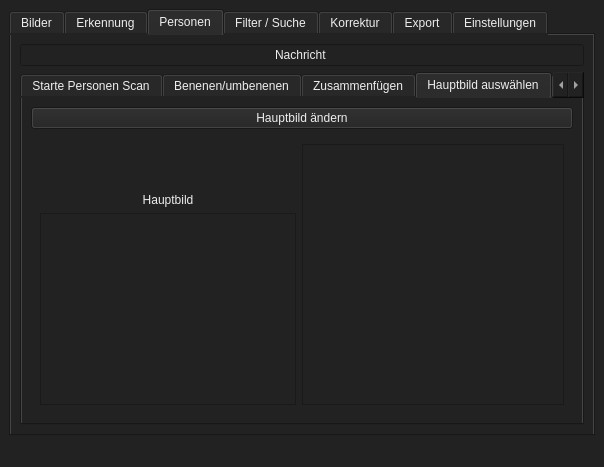
<?xml version="1.0" encoding="UTF-8"?>
<ui version="4.0">
 <class>MainWindow</class>
 <widget class="QMainWindow" name="MainWindow">
  <property name="geometry">
   <rect>
    <x>0</x>
    <y>0</y>
    <width>604</width>
    <height>467</height>
   </rect>
  </property>
  <property name="sizePolicy">
   <sizepolicy hsizetype="Expanding" vsizetype="Expanding">
    <horstretch>0</horstretch>
    <verstretch>0</verstretch>
   </sizepolicy>
  </property>
  <property name="windowTitle">
   <string>Face Sort App</string>
  </property>
  <property name="styleSheet">
   <string notr="true">background-color: #222; color: #EEE;</string>
  </property>
  <widget class="QWidget" name="centralwidget">
   <property name="sizePolicy">
    <sizepolicy hsizetype="Expanding" vsizetype="Expanding">
     <horstretch>0</horstretch>
     <verstretch>0</verstretch>
    </sizepolicy>
   </property>
   <layout class="QVBoxLayout" name="verticalLayout_13">
    <item>
     <widget class="QTabWidget" name="tabWidget">
      <property name="sizePolicy">
       <sizepolicy hsizetype="Expanding" vsizetype="Expanding">
        <horstretch>1</horstretch>
        <verstretch>1</verstretch>
       </sizepolicy>
      </property>
      <property name="currentIndex">
       <number>2</number>
      </property>
      <widget class="QWidget" name="tab_images">
       <attribute name="title">
        <string>Bilder</string>
       </attribute>
       <layout class="QFormLayout" name="formLayout_3">
        <item row="0" column="1">
         <layout class="QHBoxLayout" name="horizontalLayout_3">
          <item>
           <widget class="QLabel" name="selected_folder">
            <property name="text">
             <string>Ausgewälter Ordner</string>
            </property>
           </widget>
          </item>
          <item>
           <widget class="QLineEdit" name="selected_folder_path">
            <property name="readOnly">
             <bool>true</bool>
            </property>
           </widget>
          </item>
         </layout>
        </item>
        <item row="1" column="1">
         <widget class="QPushButton" name="btn_load_folder">
          <property name="text">
           <string>Ordner laden</string>
          </property>
         </widget>
        </item>
        <item row="2" column="1">
         <widget class="QProgressBar" name="ordner_loading_names_to_progressbar">
          <property name="value">
           <number>0</number>
          </property>
         </widget>
        </item>
        <item row="5" column="0">
         <layout class="QVBoxLayout" name="verticalLayout"/>
        </item>
        <item row="5" column="1">
         <widget class="QProgressBar" name="ordner_loading_pictures_progressbar">
          <property name="enabled">
           <bool>true</bool>
          </property>
          <property name="value">
           <number>0</number>
          </property>
         </widget>
        </item>
        <item row="6" column="1">
         <widget class="QListWidget" name="ordner_list_bilder">
          <property name="sizePolicy">
           <sizepolicy hsizetype="Expanding" vsizetype="Expanding">
            <horstretch>0</horstretch>
            <verstretch>2</verstretch>
           </sizepolicy>
          </property>
          <property name="iconSize">
           <size>
            <width>200</width>
            <height>200</height>
           </size>
          </property>
          <property name="resizeMode">
           <enum>QListView::ResizeMode::Adjust</enum>
          </property>
          <property name="viewMode">
           <enum>QListView::ViewMode::IconMode</enum>
          </property>
         </widget>
        </item>
        <item row="4" column="1">
         <widget class="QWidget" name="widget" native="true">
          <layout class="QHBoxLayout" name="horizontalLayout_2">
           <item>
            <widget class="QPushButton" name="bilder_anzeigen">
             <property name="sizePolicy">
              <sizepolicy hsizetype="Expanding" vsizetype="Fixed">
               <horstretch>0</horstretch>
               <verstretch>0</verstretch>
              </sizepolicy>
             </property>
             <property name="text">
              <string>100 Bilder anzeigen</string>
             </property>
            </widget>
           </item>
           <item>
            <widget class="QLineEdit" name="bilder_laden_meldung">
             <property name="sizePolicy">
              <sizepolicy hsizetype="MinimumExpanding" vsizetype="Fixed">
               <horstretch>0</horstretch>
               <verstretch>0</verstretch>
              </sizepolicy>
             </property>
             <property name="text">
              <string>Kein Ordner Geladen</string>
             </property>
             <property name="readOnly">
              <bool>true</bool>
             </property>
            </widget>
           </item>
          </layout>
         </widget>
        </item>
       </layout>
      </widget>
      <widget class="QWidget" name="tab_detection">
       <attribute name="title">
        <string>Erkennung</string>
       </attribute>
       <layout class="QVBoxLayout" name="verticalLayout_5">
        <item>
         <widget class="QPushButton" name="btn_start_scan">
          <property name="text">
           <string>Erkennung starten</string>
          </property>
         </widget>
        </item>
        <item>
         <widget class="QProgressBar" name="scan_progressBar"/>
        </item>
        <item>
         <layout class="QGridLayout" name="gridLayout">
          <property name="spacing">
           <number>2</number>
          </property>
          <item row="1" column="0">
           <widget class="QLabel" name="label">
            <property name="sizePolicy">
             <sizepolicy hsizetype="MinimumExpanding" vsizetype="MinimumExpanding">
              <horstretch>0</horstretch>
              <verstretch>0</verstretch>
             </sizepolicy>
            </property>
            <property name="text">
             <string>asa</string>
            </property>
            <property name="alignment">
             <set>Qt::AlignmentFlag::AlignHCenter|Qt::AlignmentFlag::AlignTop</set>
            </property>
           </widget>
          </item>
          <item row="0" column="0">
           <widget class="QLabel" name="scan_aktuelles_bild_label">
            <property name="text">
             <string>Aktuelles Bild</string>
            </property>
            <property name="alignment">
             <set>Qt::AlignmentFlag::AlignCenter</set>
            </property>
           </widget>
          </item>
          <item row="0" column="1">
           <widget class="QLabel" name="scan_gefundene_gesichter_vorschau_label">
            <property name="text">
             <string>Gefundene Gesichter vorschau</string>
            </property>
            <property name="alignment">
             <set>Qt::AlignmentFlag::AlignCenter</set>
            </property>
           </widget>
          </item>
          <item row="1" column="1">
           <widget class="QLabel" name="label_2">
            <property name="sizePolicy">
             <sizepolicy hsizetype="MinimumExpanding" vsizetype="MinimumExpanding">
              <horstretch>0</horstretch>
              <verstretch>0</verstretch>
             </sizepolicy>
            </property>
            <property name="text">
             <string>TextLabel</string>
            </property>
           </widget>
          </item>
         </layout>
        </item>
       </layout>
      </widget>
      <widget class="QWidget" name="tab_persons">
       <attribute name="title">
        <string>Personen</string>
       </attribute>
       <layout class="QVBoxLayout" name="verticalLayout_2">
        <item>
         <widget class="QLineEdit" name="personen_nachrichten">
          <property name="enabled">
           <bool>false</bool>
          </property>
          <property name="text">
           <string>Nachricht</string>
          </property>
          <property name="alignment">
           <set>Qt::AlignmentFlag::AlignCenter</set>
          </property>
          <property name="readOnly">
           <bool>true</bool>
          </property>
         </widget>
        </item>
        <item>
         <widget class="QTabWidget" name="personen_tabWidget">
          <property name="currentIndex">
           <number>3</number>
          </property>
          <widget class="QWidget" name="a_starte_personen_scan">
           <attribute name="title">
            <string>Starte Personen Scan</string>
           </attribute>
           <layout class="QVBoxLayout" name="verticalLayout_9">
            <item>
             <widget class="QWidget" name="widget_2" native="true">
              <property name="sizePolicy">
               <sizepolicy hsizetype="Expanding" vsizetype="Expanding">
                <horstretch>0</horstretch>
                <verstretch>0</verstretch>
               </sizepolicy>
              </property>
              <layout class="QVBoxLayout" name="verticalLayout_4">
               <item>
                <widget class="QProgressBar" name="gefundene_personen_scan_progressBar">
                 <property name="value">
                  <number>0</number>
                 </property>
                </widget>
               </item>
               <item>
                <widget class="QPushButton" name="starte_personen_scan">
                 <property name="text">
                  <string>Starte Personen scan</string>
                 </property>
                </widget>
               </item>
               <item>
                <widget class="QListWidget" name="starte_personen_scan_bild_liste"/>
               </item>
              </layout>
             </widget>
            </item>
           </layout>
          </widget>
          <widget class="QWidget" name="b_benenen">
           <attribute name="title">
            <string>Benenen/umbenenen</string>
           </attribute>
           <layout class="QVBoxLayout" name="verticalLayout_7">
            <item>
             <widget class="QWidget" name="benenen_eigabe_box" native="true">
              <property name="sizePolicy">
               <sizepolicy hsizetype="Expanding" vsizetype="Minimum">
                <horstretch>0</horstretch>
                <verstretch>0</verstretch>
               </sizepolicy>
              </property>
              <layout class="QVBoxLayout" name="verticalLayout_8">
               <item>
                <widget class="QLineEdit" name="benenen_personen_name"/>
               </item>
               <item>
                <widget class="QPushButton" name="benenen_personen_name_abschiekcen_button">
                 <property name="text">
                  <string>Name Speichern</string>
                 </property>
                </widget>
               </item>
              </layout>
             </widget>
            </item>
            <item>
             <widget class="QWidget" name="personen_anzeige_box" native="true">
              <property name="sizePolicy">
               <sizepolicy hsizetype="Expanding" vsizetype="Expanding">
                <horstretch>0</horstretch>
                <verstretch>0</verstretch>
               </sizepolicy>
              </property>
              <layout class="QHBoxLayout" name="horizontalLayout">
               <item>
                <widget class="QWidget" name="personen_benenen_namen_liste" native="true">
                 <property name="sizePolicy">
                  <sizepolicy hsizetype="Minimum" vsizetype="Preferred">
                   <horstretch>0</horstretch>
                   <verstretch>0</verstretch>
                  </sizepolicy>
                 </property>
                </widget>
               </item>
               <item>
                <widget class="QListWidget" name="personen_benenen_bilder_anzeige_box"/>
               </item>
              </layout>
             </widget>
            </item>
           </layout>
          </widget>
          <widget class="QWidget" name="c_zusammenfuegen">
           <attribute name="title">
            <string>Zusammenfügen</string>
           </attribute>
           <layout class="QVBoxLayout" name="verticalLayout_10">
            <item>
             <widget class="QPushButton" name="zusammenfuegen_button">
              <property name="text">
               <string>Personen Zusammenfügen</string>
              </property>
             </widget>
            </item>
            <item>
             <widget class="QWidget" name="widget_3" native="true">
              <layout class="QGridLayout" name="gridLayout_2">
               <item row="1" column="3">
                <widget class="QWidget" name="zusamnenfegen_person_zwei" native="true">
                 <property name="sizePolicy">
                  <sizepolicy hsizetype="Expanding" vsizetype="Minimum">
                   <horstretch>1</horstretch>
                   <verstretch>1</verstretch>
                  </sizepolicy>
                 </property>
                </widget>
               </item>
               <item row="4" column="3">
                <widget class="QListWidget" name="zusamnenfegen_person_zwei_bilder">
                 <property name="sizePolicy">
                  <sizepolicy hsizetype="Expanding" vsizetype="Expanding">
                   <horstretch>1</horstretch>
                   <verstretch>1</verstretch>
                  </sizepolicy>
                 </property>
                </widget>
               </item>
               <item row="1" column="1">
                <widget class="QWidget" name="zusamnenfegen_person_eins" native="true">
                 <property name="sizePolicy">
                  <sizepolicy hsizetype="Expanding" vsizetype="Expanding">
                   <horstretch>1</horstretch>
                   <verstretch>1</verstretch>
                  </sizepolicy>
                 </property>
                </widget>
               </item>
               <item row="4" column="1">
                <widget class="QListWidget" name="zusamnenfegen_person_eins_bilder">
                 <property name="sizePolicy">
                  <sizepolicy hsizetype="Expanding" vsizetype="Expanding">
                   <horstretch>1</horstretch>
                   <verstretch>1</verstretch>
                  </sizepolicy>
                 </property>
                 <property name="itemAlignment">
                  <set>Qt::AlignmentFlag::AlignCenter</set>
                 </property>
                </widget>
               </item>
               <item row="3" column="1">
                <widget class="QLabel" name="label_3">
                 <property name="layoutDirection">
                  <enum>Qt::LayoutDirection::LeftToRight</enum>
                 </property>
                 <property name="text">
                  <string>Hauptbild</string>
                 </property>
                 <property name="alignment">
                  <set>Qt::AlignmentFlag::AlignCenter</set>
                 </property>
                </widget>
               </item>
              </layout>
             </widget>
            </item>
           </layout>
          </widget>
          <widget class="QWidget" name="d_hauptbild_auswhlen">
           <attribute name="title">
            <string>Hauptbild auswählen</string>
           </attribute>
           <layout class="QVBoxLayout" name="verticalLayout_12">
            <item>
             <layout class="QVBoxLayout" name="verticalLayout_11">
              <property name="sizeConstraint">
               <enum>QLayout::SizeConstraint::SetMaximumSize</enum>
              </property>
              <item>
               <widget class="QPushButton" name="hauptbild_setzen">
                <property name="text">
                 <string>Hauptbild ändern</string>
                </property>
                <property name="autoDefault">
                 <bool>false</bool>
                </property>
               </widget>
              </item>
              <item>
               <widget class="QWidget" name="widget_4" native="true">
                <layout class="QHBoxLayout" name="horizontalLayout_4">
                 <item>
                  <layout class="QVBoxLayout" name="verticalLayout_6">
                   <property name="sizeConstraint">
                    <enum>QLayout::SizeConstraint::SetMinimumSize</enum>
                   </property>
                   <item>
                    <widget class="QWidget" name="hauptbild_button" native="true">
                     <property name="sizePolicy">
                      <sizepolicy hsizetype="Minimum" vsizetype="Expanding">
                       <horstretch>0</horstretch>
                       <verstretch>0</verstretch>
                      </sizepolicy>
                     </property>
                    </widget>
                   </item>
                   <item>
                    <widget class="QLabel" name="label_4">
                     <property name="text">
                      <string>Hauptbild</string>
                     </property>
                     <property name="alignment">
                      <set>Qt::AlignmentFlag::AlignCenter</set>
                     </property>
                    </widget>
                   </item>
                   <item>
                    <widget class="QListWidget" name="hauptbild_hauptbild">
                     <property name="sizePolicy">
                      <sizepolicy hsizetype="Minimum" vsizetype="Minimum">
                       <horstretch>0</horstretch>
                       <verstretch>0</verstretch>
                      </sizepolicy>
                     </property>
                     <property name="layoutDirection">
                      <enum>Qt::LayoutDirection::LeftToRight</enum>
                     </property>
                     <property name="itemAlignment">
                      <set>Qt::AlignmentFlag::AlignCenter</set>
                     </property>
                    </widget>
                   </item>
                  </layout>
                 </item>
                 <item>
                  <widget class="QListWidget" name="hauptbild_alle_personen_bilder"/>
                 </item>
                </layout>
               </widget>
              </item>
             </layout>
            </item>
           </layout>
          </widget>
          <widget class="QWidget" name="e_person_loeschen">
           <attribute name="title">
            <string>Person löschen</string>
           </attribute>
          </widget>
         </widget>
        </item>
       </layout>
      </widget>
      <widget class="QWidget" name="tab_filter">
       <attribute name="title">
        <string>Filter / Suche</string>
       </attribute>
       <layout class="QVBoxLayout" name="layout_tab4">
        <item>
         <widget class="QLabel" name="label_filter_select">
          <property name="text">
           <string>Person(en) auswählen:</string>
          </property>
         </widget>
        </item>
        <item>
         <widget class="QListWidget" name="list_search_persons">
          <property name="selectionMode">
           <enum>QAbstractItemView::SelectionMode::MultiSelection</enum>
          </property>
         </widget>
        </item>
        <item>
         <widget class="QLabel" name="label_person_count">
          <property name="text">
           <string>Anzahl Personen im Bild:</string>
          </property>
         </widget>
        </item>
        <item>
         <widget class="QSpinBox" name="spin_person_count_filter">
          <property name="minimum">
           <number>1</number>
          </property>
          <property name="maximum">
           <number>10</number>
          </property>
         </widget>
        </item>
        <item>
         <layout class="QHBoxLayout" name="layout_exclusive">
          <item>
           <widget class="QLabel" name="label_exclusive">
            <property name="text">
             <string>Option:</string>
            </property>
           </widget>
          </item>
         </layout>
        </item>
        <item>
         <widget class="QRadioButton" name="radio_only_selected">
          <property name="text">
           <string>Nur ausgewählte</string>
          </property>
         </widget>
        </item>
        <item>
         <widget class="QRadioButton" name="radio_with_others">
          <property name="text">
           <string>Mit anderen</string>
          </property>
         </widget>
        </item>
        <item>
         <widget class="QPushButton" name="btn_apply_search">
          <property name="text">
           <string>Suche ausführen</string>
          </property>
         </widget>
        </item>
        <item>
         <widget class="QListWidget" name="list_search_results"/>
        </item>
       </layout>
      </widget>
      <widget class="QWidget" name="tab_correction">
       <property name="sizePolicy">
        <sizepolicy hsizetype="Expanding" vsizetype="Expanding">
         <horstretch>0</horstretch>
         <verstretch>0</verstretch>
        </sizepolicy>
       </property>
       <attribute name="title">
        <string>Korrektur</string>
       </attribute>
       <layout class="QVBoxLayout" name="verticalLayout_3">
        <item>
         <layout class="QVBoxLayout" name="layout_correction_right">
          <item>
           <widget class="QLabel" name="label_preview">
            <property name="text">
             <string>Bildvorschau</string>
            </property>
           </widget>
          </item>
          <item>
           <widget class="QLabel" name="label_image_preview">
            <property name="frameShape">
             <enum>QFrame::Shape::Box</enum>
            </property>
           </widget>
          </item>
          <item>
           <layout class="QHBoxLayout" name="layout_correction_actions">
            <item>
             <widget class="QLabel" name="label_assign">
              <property name="text">
               <string>Zuweisen an:</string>
              </property>
             </widget>
            </item>
            <item>
             <widget class="QComboBox" name="combo_assign_person">
              <item>
               <property name="text">
                <string>-- auswählen --</string>
               </property>
              </item>
             </widget>
            </item>
            <item>
             <widget class="QPushButton" name="btn_assign">
              <property name="text">
               <string>Zuweisen</string>
              </property>
             </widget>
            </item>
            <item>
             <widget class="QPushButton" name="btn_ignore">
              <property name="text">
               <string>Ignorieren</string>
              </property>
             </widget>
            </item>
           </layout>
          </item>
         </layout>
        </item>
        <item>
         <widget class="QListWidget" name="list_errors"/>
        </item>
       </layout>
      </widget>
      <widget class="QWidget" name="tab_export">
       <attribute name="title">
        <string>Export</string>
       </attribute>
       <layout class="QVBoxLayout" name="layout_tab6">
        <item>
         <widget class="QRadioButton" name="radio_export_person">
          <property name="text">
           <string>Nach Person exportieren</string>
          </property>
         </widget>
        </item>
        <item>
         <widget class="QListWidget" name="list_export_persons">
          <property name="selectionMode">
           <enum>QAbstractItemView::SelectionMode::MultiSelection</enum>
          </property>
         </widget>
        </item>
        <item>
         <widget class="QRadioButton" name="radio_export_filter">
          <property name="text">
           <string>Nach Filter exportieren</string>
          </property>
         </widget>
        </item>
        <item>
         <widget class="QPushButton" name="btn_select_filter">
          <property name="text">
           <string>Filter wählen...</string>
          </property>
         </widget>
        </item>
        <item>
         <widget class="QLabel" name="label_export_structure">
          <property name="text">
           <string>Ordnerstruktur:</string>
          </property>
         </widget>
        </item>
        <item>
         <widget class="QComboBox" name="combo_folder_structure">
          <item>
           <property name="text">
            <string>Name\\Bild</string>
           </property>
          </item>
          <item>
           <property name="text">
            <string>Alle in einem Ordner</string>
           </property>
          </item>
         </widget>
        </item>
        <item>
         <widget class="QPushButton" name="btn_start_export">
          <property name="text">
           <string>Export starten</string>
          </property>
         </widget>
        </item>
       </layout>
      </widget>
      <widget class="QWidget" name="tab_settings">
       <property name="sizePolicy">
        <sizepolicy hsizetype="Expanding" vsizetype="MinimumExpanding">
         <horstretch>0</horstretch>
         <verstretch>0</verstretch>
        </sizepolicy>
       </property>
       <attribute name="title">
        <string>Einstellungen</string>
       </attribute>
       <layout class="QFormLayout" name="formLayout_2">
        <item row="0" column="0">
         <widget class="QLabel" name="einstellungen_nachrichten">
          <property name="text">
           <string>Nachrichten</string>
          </property>
         </widget>
        </item>
        <item row="0" column="1">
         <widget class="QLineEdit" name="einstellungen_nachrichten_text">
          <property name="readOnly">
           <bool>true</bool>
          </property>
         </widget>
        </item>
        <item row="1" column="0">
         <widget class="QLabel" name="label_threads">
          <property name="text">
           <string>Threads:</string>
          </property>
         </widget>
        </item>
        <item row="1" column="1">
         <widget class="QSpinBox" name="spin_threads">
          <property name="minimum">
           <number>1</number>
          </property>
          <property name="maximum">
           <number>32</number>
          </property>
          <property name="value">
           <number>4</number>
          </property>
         </widget>
        </item>
        <item row="2" column="0">
         <widget class="QLabel" name="label_gpu_or_cpu">
          <property name="enabled">
           <bool>false</bool>
          </property>
          <property name="text">
           <string>Mode:</string>
          </property>
         </widget>
        </item>
        <item row="2" column="1">
         <widget class="QComboBox" name="combo_mode">
          <item>
           <property name="text">
            <string>CPU</string>
           </property>
          </item>
          <item>
           <property name="text">
            <string>GPU</string>
           </property>
          </item>
         </widget>
        </item>
       </layout>
      </widget>
     </widget>
    </item>
   </layout>
  </widget>
  <widget class="QMenuBar" name="menubar">
   <property name="geometry">
    <rect>
     <x>0</x>
     <y>0</y>
     <width>604</width>
     <height>22</height>
    </rect>
   </property>
  </widget>
  <widget class="QStatusBar" name="statusbar"/>
 </widget>
 <resources/>
 <connections/>
</ui>
